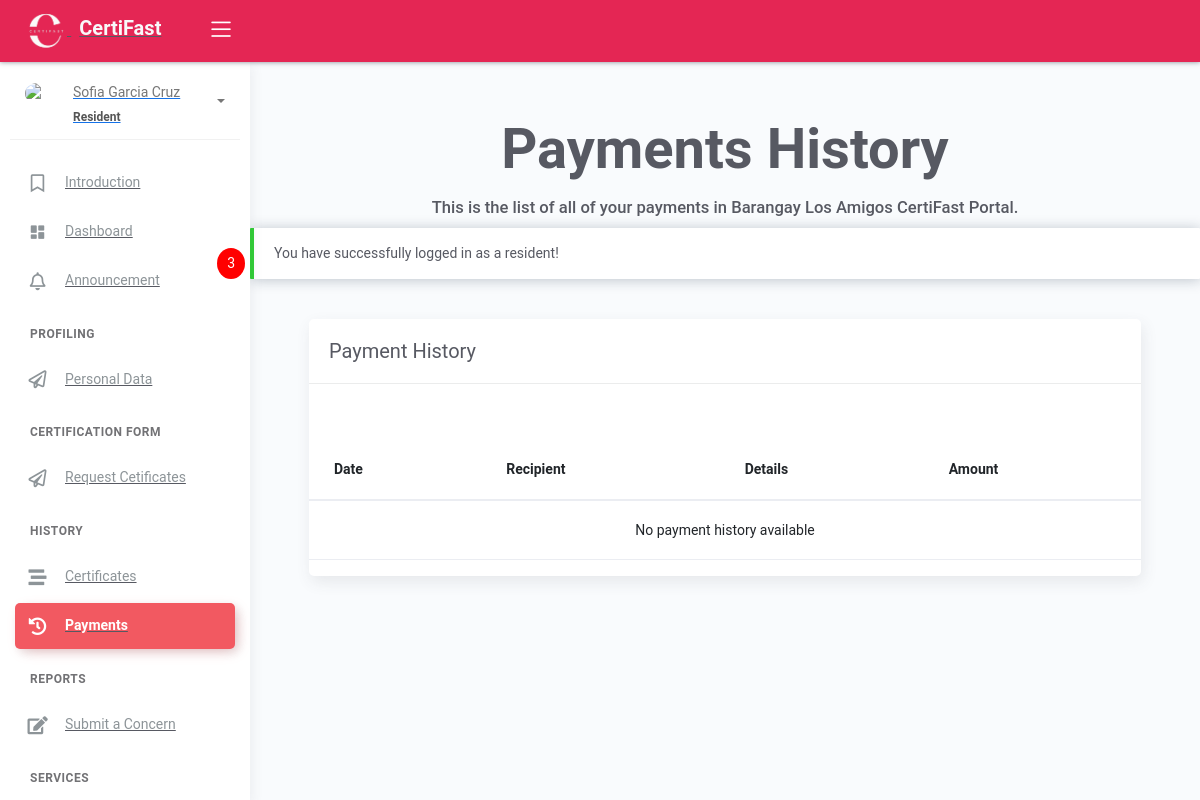
Page /resident_payment.php (signed in) on the earlier database version.
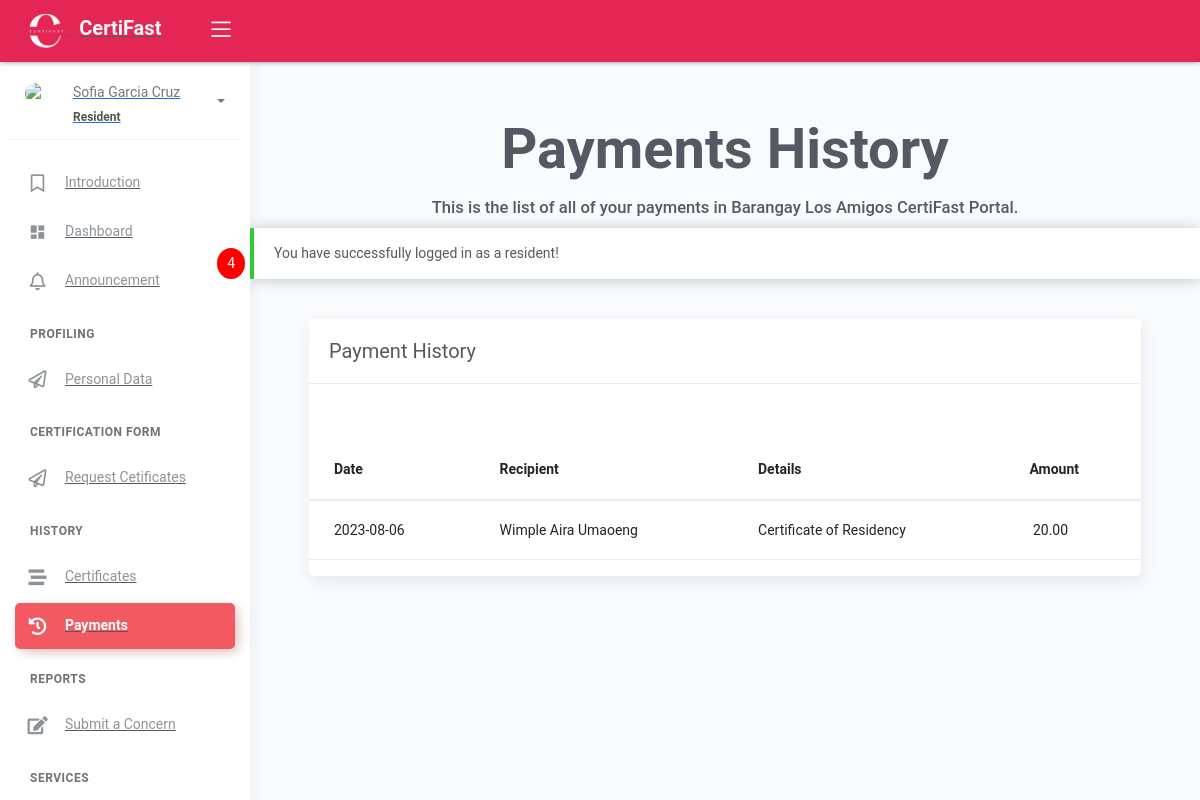
Same page on the later database version.
### tables this page shows
CREATE TABLE `tblpayments` (
  `id` int(11) NOT NULL AUTO_INCREMENT,
  `details` varchar(100) DEFAULT NULL,
  `amounts` decimal(10,2) DEFAULT NULL,
  `date` date DEFAULT NULL,
  `user` varchar(50) DEFAULT NULL,
  `name` varchar(50) DEFAULT NULL,
  `email` varchar(50) NOT NULL,
  PRIMARY KEY (`id`)
);

### resident_payment.php (the view, shortened to what the changed rows need)
<?php
include 'server/db_connection.php';
?>
<!DOCTYPE html>
<html lang="en">
<head>
	<?php include 'templates/header.php' ?>
</head>
<body>
	<div class="wrapper">
            <?php include 'templates/sidebar-resident.php' ?>
		    <div class="main-panel">
			    <div class="content">
                    <div>
                        <h1 class="text-center fw-bold mt-5" style="font-size: 400%;">Payments History</h1>
                    </div>
                    <div class="page-inner">
                        <div class="container">
                            <div class="col-md-12">
                                <div class="card">
                                        <div class="table-responsive mt-3">
                                            <table id="residenttable" class="table">
                                                <thead>
                                                    <tr>
                                                        <th scope="col">Date</th>
                                                        <th scope="col">Recipient</th>
                                                        <th scope="col">Details</th>
                                                        <th scope="col">Amount</th>
                                                    </tr>
                                                </thead>
                                                <tbody>
                                                    <?php
                                                    $user_name = $_SESSION['fullname'];
                                                    $paymentHistoryQuery = "SELECT * FROM tblpayments AS p JOIN tbl_user_resident AS u ON p.email=u.user_email WHERE u.fullname=? ORDER BY p.date DESC";
                                                    $stmt = $conn->prepare($paymentHistoryQuery);
                                                    $stmt->bind_param("s", $user_name);
                                                    $stmt->execute();
                                                    $paymentHistoryResult = $stmt->get_result();
                                                    if ($paymentHistoryResult->num_rows > 0) {
                                                        while ($row = $paymentHistoryResult->fetch_assoc()) {
                                                            ?>
                                                            <tr>
                                                                <td><?= $row['date'] ?></td>
                                                                <td><?= $row['name'] ?></td>
                                                                <td><?= $row['details'] ?></td>
                                                                <td><i class="fas fa-peso-sign"></i> <?= number_format($row['amounts'], 2) ?></td>
                                                            </tr>
                                                            <?php
                                                        }
                                                    } else {
                                                        ?>
                                                        <tr>
                                                            <td colspan="4" class="text-center">No payment history available</td>
                                                        </tr>
                                                        <?php
                                                    }
                                                    ?>
                                                </tbody>
                                            </table>
                                        </div>
                                    </div>
                                </div>
                            </div>
                        </div>
                    </div>
                </div>
	        </div>
</body>
</html>

### templates/sidebar-resident.php (shortened to what the changed rows need)
<?php
function PageName() {
  return substr( $_SERVER["SCRIPT_NAME"], strrpos($_SERVER["SCRIPT_NAME"],"/") +1);
}
$current_page = PageName();
?>
<?php
include 'server/db_connection.php';
$query1 = "SELECT COUNT(*) AS total_announcements FROM tbl_announcement";
$result1 = $conn->query($query1);
$row1 = $result1->fetch_assoc();
$totalAnnouncements = $row1['total_announcements'];
?>
<div class="sidebar sidebar-style-2">
    <div class="sidebar-wrapper scrollbar scrollbar-inner">
        <div class="sidebar-content">
            <ul class="nav nav-danger">
                <li id="announcementbtn" class="nav-item <?= $current_page == 'resident_announcement.php' ? 'active' : null ?>">
                    <a href="resident_announcement.php" class="notification">
                        <i class='far fa-bell'></i>
                        <p>Announcement</p>
                        <?php if ($totalAnnouncements > 0): ?>
                            <span id="notification-badge" class="notification-badge"><?= $totalAnnouncements ?></span>
                        <?php endif; ?>
                    </a>
                </li>
                <br>
            </ul>
        </div>
    </div>
</div>

Differences in the rows shown:
added tblpayments: date "2023-08-06", name "Wimple Aira Umaoeng", details "Certificate of Residency", amounts "20.00"
Other differences:
$totalAnnouncements: "3" → "4"
text no longer shown: "No payment history available"
